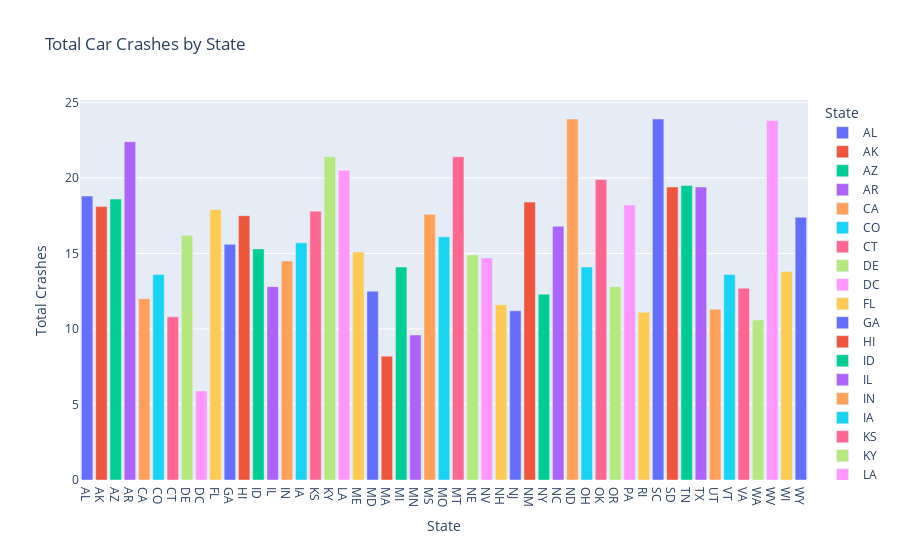

The notebook cell saved with this chart:
### Code cell
fig = px.bar(df, x='abbrev',
            y='total',
            color='abbrev',
            title ='Total Car Crashes by State',
            labels = {'abbrev': 'State', 'total': 'Total Crashes'}
)
fig.show()

### Figure 1 — Plotly figure (JSON) as saved in the notebook; plotly's stock layout.template omitted (floating-point values rounded to 4 significant figures)
{"data": [{"hovertemplate": "State=%{x}<br>Total Crashes=%{y}<extra></extra>", "legendgroup": "AL", "marker": {"color": "#636efa", "pattern": {"shape": ""}}, "name": "AL", "orientation": "v", "showlegend": true, "textposition": "auto", "type": "bar", "x": ["AL"], "xaxis": "x", "y": [18.8], "yaxis": "y"}, {"hovertemplate": "State=%{x}<br>Total Crashes=%{y}<extra></extra>", "legendgroup": "AK", "marker": {"color": "#EF553B", "pattern": {"shape": ""}}, "name": "AK", "orientation": "v", "showlegend": true, "textposition": "auto", "type": "bar", "x": ["AK"], "xaxis": "x", "y": [18.1], "yaxis": "y"}, {"hovertemplate": "State=%{x}<br>Total Crashes=%{y}<extra></extra>", "legendgroup": "AZ", "marker": {"color": "#00cc96", "pattern": {"shape": ""}}, "name": "AZ", "orientation": "v", "showlegend": true, "textposition": "auto", "type": "bar", "x": ["AZ"], "xaxis": "x", "y": [18.6], "yaxis": "y"}, {"hovertemplate": "State=%{x}<br>Total Crashes=%{y}<extra></extra>", "legendgroup": "AR", "marker": {"color": "#ab63fa", "pattern": {"shape": ""}}, "name": "AR", "orientation": "v", "showlegend": true, "textposition": "auto", "type": "bar", "x": ["AR"], "xaxis": "x", "y": [22.4], "yaxis": "y"}, {"hovertemplate": "State=%{x}<br>Total Crashes=%{y}<extra></extra>", "legendgroup": "CA", "marker": {"color": "#FFA15A", "pattern": {"shape": ""}}, "name": "CA", "orientation": "v", "showlegend": true, "textposition": "auto", "type": "bar", "x": ["CA"], "xaxis": "x", "y": [12.0], "yaxis": "y"}, {"hovertemplate": "State=%{x}<br>Total Crashes=%{y}<extra></extra>", "legendgroup": "CO", "marker": {"color": "#19d3f3", "pattern": {"shape": ""}}, "name": "CO", "orientation": "v", "showlegend": true, "textposition": "auto", "type": "bar", "x": ["CO"], "xaxis": "x", "y": [13.6], "yaxis": "y"}, {"hovertemplate": "State=%{x}<br>Total Crashes=%{y}<extra></extra>", "legendgroup": "CT", "marker": {"color": "#FF6692", "pattern": {"shape": ""}}, "name": "CT", "orientation": "v", "showlegend": true, "textposition": "auto", "type": "bar", "x": ["CT"], "xaxis": "x", "y": [10.8], "yaxis": "y"}, {"hovertemplate": "State=%{x}<br>Total Crashes=%{y}<extra></extra>", "legendgroup": "DE", "marker": {"color": "#B6E880", "pattern": {"shape": ""}}, "name": "DE", "orientation": "v", "showlegend": true, "textposition": "auto", "type": "bar", "x": ["DE"], "xaxis": "x", "y": [16.2], "yaxis": "y"}, {"hovertemplate": "State=%{x}<br>Total Crashes=%{y}<extra></extra>", "legendgroup": "DC", "marker": {"color": "#FF97FF", "pattern": {"shape": ""}}, "name": "DC", "orientation": "v", "showlegend": true, "textposition": "auto", "type": "bar", "x": ["DC"], "xaxis": "x", "y": [5.9], "yaxis": "y"}, {"hovertemplate": "State=%{x}<br>Total Crashes=%{y}<extra></extra>", "legendgroup": "FL", "marker": {"color": "#FECB52", "pattern": {"shape": ""}}, "name": "FL", "orientation": "v", "showlegend": true, "textposition": "auto", "type": "bar", "x": ["FL"], "xaxis": "x", "y": [17.9], "yaxis": "y"}, {"hovertemplate": "State=%{x}<br>Total Crashes=%{y}<extra></extra>", "legendgroup": "GA", "marker": {"color": "#636efa", "pattern": {"shape": ""}}, "name": "GA", "orientation": "v", "showlegend": true, "textposition": "auto", "type": "bar", "x": ["GA"], "xaxis": "x", "y": [15.6], "yaxis": "y"}, {"hovertemplate": "State=%{x}<br>Total Crashes=%{y}<extra></extra>", "legendgroup": "HI", "marker": {"color": "#EF553B", "pattern": {"shape": ""}}, "name": "HI", "orientation": "v", "showlegend": true, "textposition": "auto", "type": "bar", "x": ["HI"], "xaxis": "x", "y": [17.5], "yaxis": "y"}, {"hovertemplate": "State=%{x}<br>Total Crashes=%{y}<extra></extra>", "legendgroup": "ID", "marker": {"color": "#00cc96", "pattern": {"shape": ""}}, "name": "ID", "orientation": "v", "showlegend": true, "textposition": "auto", "type": "bar", "x": ["ID"], "xaxis": "x", "y": [15.3], "yaxis": "y"}, {"hovertemplate": "State=%{x}<br>Total Crashes=%{y}<extra></extra>", "legendgroup": "IL", "marker": {"color": "#ab63fa", "pattern": {"shape": ""}}, "name": "IL", "orientation": "v", "showlegend": true, "textposition": "auto", "type": "bar", "x": ["IL"], "xaxis": "x", "y": [12.8], "yaxis": "y"}, {"hovertemplate": "State=%{x}<br>Total Crashes=%{y}<extra></extra>", "legendgroup": "IN", "marker": {"color": "#FFA15A", "pattern": {"shape": ""}}, "name": "IN", "orientation": "v", "showlegend": true, "textposition": "auto", "type": "bar", "x": ["IN"], "xaxis": "x", "y": [14.5], "yaxis": "y"}, {"hovertemplate": "State=%{x}<br>Total Crashes=%{y}<extra></extra>", "legendgroup": "IA", "marker": {"color": "#19d3f3", "pattern": {"shape": ""}}, "name": "IA", "orientation": "v", "showlegend": true, "textposition": "auto", "type": "bar", "x": ["IA"], "xaxis": "x", "y": [15.7], "yaxis": "y"}, {"hovertemplate": "State=%{x}<br>Total Crashes=%{y}<extra></extra>", "legendgroup": "KS", "marker": {"color": "#FF6692", "pattern": {"shape": ""}}, "name": "KS", "orientation": "v", "showlegend": true, "textposition": "auto", "type": "bar", "x": ["KS"], "xaxis": "x", "y": [17.8], "yaxis": "y"}, {"hovertemplate": "State=%{x}<br>Total Crashes=%{y}<extra></extra>", "legendgroup": "KY", "marker": {"color": "#B6E880", "pattern": {"shape": ""}}, "name": "KY", "orientation": "v", "showlegend": true, "textposition": "auto", "type": "bar", "x": ["KY"], "xaxis": "x", "y": [21.4], "yaxis": "y"}, {"hovertemplate": "State=%{x}<br>Total Crashes=%{y}<extra></extra>", "legendgroup": "LA", "marker": {"color": "#FF97FF", "pattern": {"shape": ""}}, "name": "LA", "orientation": "v", "showlegend": true, "textposition": "auto", "type": "bar", "x": ["LA"], "xaxis": "x", "y": [20.5], "yaxis": "y"}, {"hovertemplate": "State=%{x}<br>Total Crashes=%{y}<extra></extra>", "legendgroup": "ME", "marker": {"color": "#FECB52", "pattern": {"shape": ""}}, "name": "ME", "orientation": "v", "showlegend": true, "textposition": "auto", "type": "bar", "x": ["ME"], "xaxis": "x", "y": [15.1], "yaxis": "y"}, {"hovertemplate": "State=%{x}<br>Total Crashes=%{y}<extra></extra>", "legendgroup": "MD", "marker": {"color": "#636efa", "pattern": {"shape": ""}}, "name": "MD", "orientation": "v", "showlegend": true, "textposition": "auto", "type": "bar", "x": ["MD"], "xaxis": "x", "y": [12.5], "yaxis": "y"}, {"hovertemplate": "State=%{x}<br>Total Crashes=%{y}<extra></extra>", "legendgroup": "MA", "marker": {"color": "#EF553B", "pattern": {"shape": ""}}, "name": "MA", "orientation": "v", "showlegend": true, "textposition": "auto", "type": "bar", "x": ["MA"], "xaxis": "x", "y": [8.2], "yaxis": "y"}, {"hovertemplate": "State=%{x}<br>Total Crashes=%{y}<extra></extra>", "legendgroup": "MI", "marker": {"color": "#00cc96", "pattern": {"shape": ""}}, "name": "MI", "orientation": "v", "showlegend": true, "textposition": "auto", "type": "bar", "x": ["MI"], "xaxis": "x", "y": [14.1], "yaxis": "y"}, {"hovertemplate": "State=%{x}<br>Total Crashes=%{y}<extra></extra>", "legendgroup": "MN", "marker": {"color": "#ab63fa", "pattern": {"shape": ""}}, "name": "MN", "orientation": "v", "showlegend": true, "textposition": "auto", "type": "bar", "x": ["MN"], "xaxis": "x", "y": [9.6], "yaxis": "y"}, {"hovertemplate": "State=%{x}<br>Total Crashes=%{y}<extra></extra>", "legendgroup": "MS", "marker": {"color": "#FFA15A", "pattern": {"shape": ""}}, "name": "MS", "orientation": "v", "showlegend": true, "textposition": "auto", "type": "bar", "x": ["MS"], "xaxis": "x", "y": [17.6], "yaxis": "y"}, {"hovertemplate": "State=%{x}<br>Total Crashes=%{y}<extra></extra>", "legendgroup": "MO", "marker": {"color": "#19d3f3", "pattern": {"shape": ""}}, "name": "MO", "orientation": "v", "showlegend": true, "textposition": "auto", "type": "bar", "x": ["MO"], "xaxis": "x", "y": [16.1], "yaxis": "y"}, {"hovertemplate": "State=%{x}<br>Total Crashes=%{y}<extra></extra>", "legendgroup": "MT", "marker": {"color": "#FF6692", "pattern": {"shape": ""}}, "name": "MT", "orientation": "v", "showlegend": true, "textposition": "auto", "type": "bar", "x": ["MT"], "xaxis": "x", "y": [21.4], "yaxis": "y"}, {"hovertemplate": "State=%{x}<br>Total Crashes=%{y}<extra></extra>", "legendgroup": "NE", "marker": {"color": "#B6E880", "pattern": {"shape": ""}}, "name": "NE", "orientation": "v", "showlegend": true, "textposition": "auto", "type": "bar", "x": ["NE"], "xaxis": "x", "y": [14.9], "yaxis": "y"}, {"hovertemplate": "State=%{x}<br>Total Crashes=%{y}<extra></extra>", "legendgroup": "NV", "marker": {"color": "#FF97FF", "pattern": {"shape": ""}}, "name": "NV", "orientation": "v", "showlegend": true, "textposition": "auto", "type": "bar", "x": ["NV"], "xaxis": "x", "y": [14.7], "yaxis": "y"}, {"hovertemplate": "State=%{x}<br>Total Crashes=%{y}<extra></extra>", "legendgroup": "NH", "marker": {"color": "#FECB52", "pattern": {"shape": ""}}, "name": "NH", "orientation": "v", "showlegend": true, "textposition": "auto", "type": "bar", "x": ["NH"], "xaxis": "x", "y": [11.6], "yaxis": "y"}, {"hovertemplate": "State=%{x}<br>Total Crashes=%{y}<extra></extra>", "legendgroup": "NJ", "marker": {"color": "#636efa", "pattern": {"shape": ""}}, "name": "NJ", "orientation": "v", "showlegend": true, "textposition": "auto", "type": "bar", "x": ["NJ"], "xaxis": "x", "y": [11.2], "yaxis": "y"}, {"hovertemplate": "State=%{x}<br>Total Crashes=%{y}<extra></extra>", "legendgroup": "NM", "marker": {"color": "#EF553B", "pattern": {"shape": ""}}, "name": "NM", "orientation": "v", "showlegend": true, "textposition": "auto", "type": "bar", "x": ["NM"], "xaxis": "x", "y": [18.4], "yaxis": "y"}, {"hovertemplate": "State=%{x}<br>Total Crashes=%{y}<extra></extra>", "legendgroup": "NY", "marker": {"color": "#00cc96", "pattern": {"shape": ""}}, "name": "NY", "orientation": "v", "showlegend": true, "textposition": "auto", "type": "bar", "x": ["NY"], "xaxis": "x", "y": [12.3], "yaxis": "y"}, {"hovertemplate": "State=%{x}<br>Total Crashes=%{y}<extra></extra>", "legendgroup": "NC", "marker": {"color": "#ab63fa", "pattern": {"shape": ""}}, "name": "NC", "orientation": "v", "showlegend": true, "textposition": "auto", "type": "bar", "x": ["NC"], "xaxis": "x", "y": [16.8], "yaxis": "y"}, {"hovertemplate": "State=%{x}<br>Total Crashes=%{y}<extra></extra>", "legendgroup": "ND", "marker": {"color": "#FFA15A", "pattern": {"shape": ""}}, "name": "ND", "orientation": "v", "showlegend": true, "textposition": "auto", "type": "bar", "x": ["ND"], "xaxis": "x", "y": [23.9], "yaxis": "y"}, {"hovertemplate": "State=%{x}<br>Total Crashes=%{y}<extra></extra>", "legendgroup": "OH", "marker": {"color": "#19d3f3", "pattern": {"shape": ""}}, "name": "OH", "orientation": "v", "showlegend": true, "textposition": "auto", "type": "bar", "x": ["OH"], "xaxis": "x", "y": [14.1], "yaxis": "y"}, {"hovertemplate": "State=%{x}<br>Total Crashes=%{y}<extra></extra>", "legendgroup": "OK", "marker": {"color": "#FF6692", "pattern": {"shape": ""}}, "name": "OK", "orientation": "v", "showlegend": true, "textposition": "auto", "type": "bar", "x": ["OK"], "xaxis": "x", "y": [19.9], "yaxis": "y"}, {"hovertemplate": "State=%{x}<br>Total Crashes=%{y}<extra></extra>", "legendgroup": "OR", "marker": {"color": "#B6E880", "pattern": {"shape": ""}}, "name": "OR", "orientation": "v", "showlegend": true, "textposition": "auto", "type": "bar", "x": ["OR"], "xaxis": "x", "y": [12.8], "yaxis": "y"}, {"hovertemplate": "State=%{x}<br>Total Crashes=%{y}<extra></extra>", "legendgroup": "PA", "marker": {"color": "#FF97FF", "pattern": {"shape": ""}}, "name": "PA", "orientation": "v", "showlegend": true, "textposition": "auto", "type": "bar", "x": ["PA"], "xaxis": "x", "y": [18.2], "yaxis": "y"}, {"hovertemplate": "State=%{x}<br>Total Crashes=%{y}<extra></extra>", "legendgroup": "RI", "marker": {"color": "#FECB52", "pattern": {"shape": ""}}, "name": "RI", "orientation": "v", "showlegend": true, "textposition": "auto", "type": "bar", "x": ["RI"], "xaxis": "x", "y": [11.1], "yaxis": "y"}, {"hovertemplate": "State=%{x}<br>Total Crashes=%{y}<extra></extra>", "legendgroup": "SC", "marker": {"color": "#636efa", "pattern": {"shape": ""}}, "name": "SC", "orientation": "v", "showlegend": true, "textposition": "auto", "type": "bar", "x": ["SC"], "xaxis": "x", "y": [23.9], "yaxis": "y"}, {"hovertemplate": "State=%{x}<br>Total Crashes=%{y}<extra></extra>", "legendgroup": "SD", "marker": {"color": "#EF553B", "pattern": {"shape": ""}}, "name": "SD", "orientation": "v", "showlegend": true, "textposition": "auto", "type": "bar", "x": ["SD"], "xaxis": "x", "y": [19.4], "yaxis": "y"}, {"hovertemplate": "State=%{x}<br>Total Crashes=%{y}<extra></extra>", "legendgroup": "TN", "marker": {"color": "#00cc96", "pattern": {"shape": ""}}, "name": "TN", "orientation": "v", "showlegend": true, "textposition": "auto", "type": "bar", "x": ["TN"], "xaxis": "x", "y": [19.5], "yaxis": "y"}, {"hovertemplate": "State=%{x}<br>Total Crashes=%{y}<extra></extra>", "legendgroup": "TX", "marker": {"color": "#ab63fa", "pattern": {"shape": ""}}, "name": "TX", "orientation": "v", "showlegend": true, "textposition": "auto", "type": "bar", "x": ["TX"], "xaxis": "x", "y": [19.4], "yaxis": "y"}, {"hovertemplate": "State=%{x}<br>Total Crashes=%{y}<extra></extra>", "legendgroup": "UT", "marker": {"color": "#FFA15A", "pattern": {"shape": ""}}, "name": "UT", "orientation": "v", "showlegend": true, "textposition": "auto", "type": "bar", "x": ["UT"], "xaxis": "x", "y": [11.3], "yaxis": "y"}, {"hovertemplate": "State=%{x}<br>Total Crashes=%{y}<extra></extra>", "legendgroup": "VT", "marker": {"color": "#19d3f3", "pattern": {"shape": ""}}, "name": "VT", "orientation": "v", "showlegend": true, "textposition": "auto", "type": "bar", "x": ["VT"], "xaxis": "x", "y": [13.6], "yaxis": "y"}, {"hovertemplate": "State=%{x}<br>Total Crashes=%{y}<extra></extra>", "legendgroup": "VA", "marker": {"color": "#FF6692", "pattern": {"shape": ""}}, "name": "VA", "orientation": "v", "showlegend": true, "textposition": "auto", "type": "bar", "x": ["VA"], "xaxis": "x", "y": [12.7], "yaxis": "y"}, {"hovertemplate": "State=%{x}<br>Total Crashes=%{y}<extra></extra>", "legendgroup": "WA", "marker": {"color": "#B6E880", "pattern": {"shape": ""}}, "name": "WA", "orientation": "v", "showlegend": true, "textposition": "auto", "type": "bar", "x": ["WA"], "xaxis": "x", "y": [10.6], "yaxis": "y"}, {"hovertemplate": "State=%{x}<br>Total Crashes=%{y}<extra></extra>", "legendgroup": "WV", "marker": {"color": "#FF97FF", "pattern": {"shape": ""}}, "name": "WV", "orientation": "v", "showlegend": true, "textposition": "auto", "type": "bar", "x": ["WV"], "xaxis": "x", "y": [23.8], "yaxis": "y"}, {"hovertemplate": "State=%{x}<br>Total Crashes=%{y}<extra></extra>", "legendgroup": "WI", "marker": {"color": "#FECB52", "pattern": {"shape": ""}}, "name": "WI", "orientation": "v", "showlegend": true, "textposition": "auto", "type": "bar", "x": ["WI"], "xaxis": "x", "y": [13.8], "yaxis": "y"}, {"hovertemplate": "State=%{x}<br>Total Crashes=%{y}<extra></extra>", "legendgroup": "WY", "marker": {"color": "#636efa", "pattern": {"shape": ""}}, "name": "WY", "orientation": "v", "showlegend": true, "textposition": "auto", "type": "bar", "x": ["WY"], "xaxis": "x", "y": [17.4], "yaxis": "y"}], "layout": {"barmode": "relative", "legend": {"title": {"text": "State"}, "tracegroupgap": 0}, "title": {"text": "Total Car Crashes by State"}, "xaxis": {"anchor": "y", "categoryarray": ["AL", "AK", "AZ", "AR", "CA", "CO", "CT", "DE", "DC", "FL", "GA", "HI", "ID", "IL", "IN", "IA", "KS", "KY", "LA", "ME", "MD", "MA", "MI", "MN", "MS", "MO", "MT", "NE", "NV", "NH", "NJ", "NM", "NY", "NC", "ND", "OH", "OK", "OR", "PA", "RI", "SC", "SD", "TN", "TX", "UT", "VT", "VA", "WA", "WV", "WI", "WY"], "categoryorder": "array", "domain": [0, 1], "title": {"text": "State"}}, "yaxis": {"anchor": "x", "domain": [0, 1], "title": {"text": "Total Crashes"}}}}
